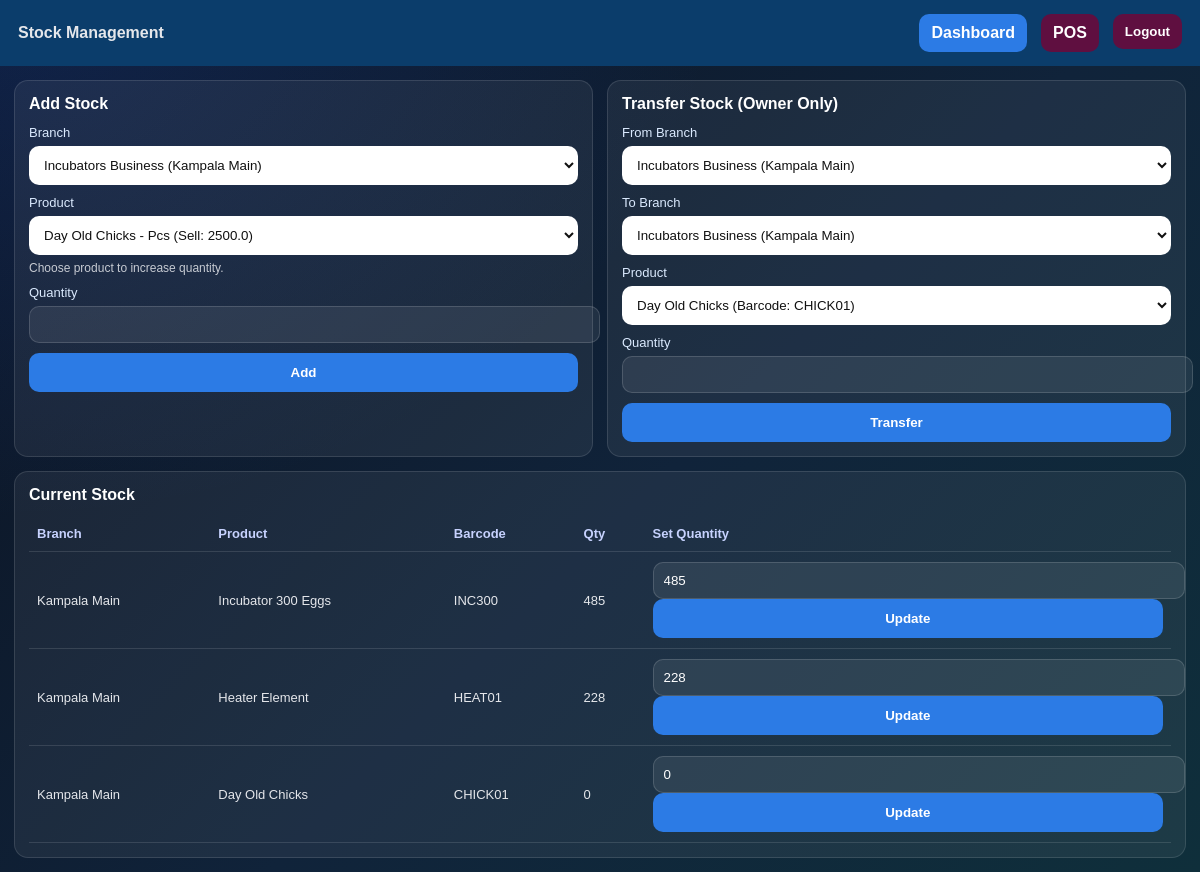
Page /stock/manage (signed in) on the committed database.
### tables this page shows
CREATE TABLE branch_stock (id INTEGER PRIMARY KEY, owner TEXT, business_type TEXT, branch_id INTEGER, product_id INTEGER, qty INTEGER);

CREATE TABLE branches (id INTEGER PRIMARY KEY, owner TEXT, business_type TEXT, name TEXT, district TEXT, phone TEXT, created_at TEXT);

CREATE TABLE products (id INTEGER PRIMARY KEY, name TEXT, category TEXT, unit TEXT, quantity INTEGER, buy_price REAL, sell_price REAL, business_type TEXT, owner TEXT, barcode TEXT);

### app.py (the view, shortened to what this page needs)
@app.route("/stock/manage", methods=["GET", "POST"])
def stock_manage():
    if not require_login():
        return redirect("/")
    owner, bt = get_session_owner_bt()
    my_branch = session.get("branch_id")
    if is_admin():
        branches, _ = run_query("SELECT * FROM branches WHERE owner=?", (owner,), fetch=True)
    else:
        branches, _ = run_query("SELECT * FROM branches WHERE owner=? AND id=?", (owner, my_branch), fetch=True)
    products, _ = run_query(
        "SELECT p.id, p.name, p.category, p.sell_price, p.unit, p.buy_price, p.sell_price, p.barcode "
        "FROM products p WHERE p.owner=? ORDER BY p.name",
        (owner,),
        fetch=True
    )
    if is_admin():
        stock, _ = run_query(
            "SELECT b.name, p.name, s.qty, s.branch_id, s.product_id, p.barcode "
            "FROM branch_stock s "
            "JOIN branches b ON b.id=s.branch_id "
            "JOIN products p ON p.id=s.product_id "
            "WHERE s.owner=?",
            (owner,),
            fetch=True
        )
    return render_template(
        "stock_manage.html",
        branches=branches,
        products=products,
        stock=stock,
        is_admin=is_admin(),
        is_owner=is_owner(),
        my_branch=my_branch
    )

### app.py (called while the page is built)
@app.after_request
def add_security_headers(response):
    response.headers["X-Content-Type-Options"] = "nosniff"
    response.headers["X-Frame-Options"] = "DENY"
    response.headers["Referrer-Policy"] = "strict-origin-when-cross-origin"
    if IS_PRODUCTION:
        response.headers["Strict-Transport-Security"] = "max-age=31536000"
    return response

def get_db():
    if 'db' not in g:
        if USE_POSTGRES:
            import psycopg2
            g.db = psycopg2.connect(DATABASE_URL)
        else:
            g.db = sqlite3.connect("sme.db", detect_types=sqlite3.PARSE_DECLTYPES)
            g.db.row_factory = sqlite3.Row
    return g.db

def run_query(q, params=(), fetch=False):
    db = get_db()
    if USE_POSTGRES:
        q = q.replace("?", "%s")
    cur = db.cursor()
    cur.execute(q, params)
    if fetch:
        return cur.fetchall(), None
    db.commit()
    return None, None

def require_login():
    return session.get("logged_in")

def get_session_owner_bt():
    return session.get("owner", "admin"), session.get("business_type", "Incubators Business")

def is_admin():
    return session.get("role") == "super_admin"

def is_owner():
    return is_admin() and session.get("user") == SECURE_ADMIN_USER

def get_csrf_token():
    if "_csrf_token" not in session:
        session["_csrf_token"] = secrets.token_urlsafe(32)
    return session["_csrf_token"]

@app.before_request
def protect_state_changes():
    if request.method in {"POST", "PUT", "PATCH", "DELETE"} and not valid_csrf_token():
        if request.is_json:
            return jsonify({"error": "Invalid or missing CSRF token"}), 400
        abort(400, description="Invalid or missing CSRF token")

@app.context_processor
def inject_csrf_token():
    return {"csrf_token": get_csrf_token()}

### templates/stock_manage.html (shortened to what this page needs)
<!doctype html>
<html lang="en">
<head>
</head>
<body>
  <div class="topbar">
    <div class="brand">Stock Management</div>
    <div class="nav">
      <a class="btn" href="/dashboard">Dashboard</a>
      <a class="btn btn-secondary" href="/pos">POS</a>
      <form method="post" action="/logout" class="d-inline"><input type="hidden" name="csrf_token" value="{{ csrf_token }}"><button class="btn btn-secondary" type="submit">Logout</button></form>
    </div>
  </div>
  <div class="wrap">
    <div class="grid">
      {% if is_owner %}
      <div class="card">
        <h2>Add Stock</h2>
        <form method="POST" action="/stock/manage">
          <div class="field">
            <label>Branch</label>
            {% if is_admin %}
              <select name="branch_id" required>
                {% for b in branches %}
                  <option value="{{ b[0] }}">{{ b[2] }} ({{ b[3] }})</option>
                {% endfor %}
              </select>
            {% else %}
              <select name="branch_id" disabled>
                <option value="{{ my_branch }}">Your Branch (ID {{ my_branch }})</option>
              </select>
              <input type="hidden" name="branch_id" value="{{ my_branch }}">
            {% endif %}
          </div>
          {% else %}
          <div class="card">
            <h2>Stock Editing</h2>
            <div class="subnote">Only the owner can add or edit stock quantities. You can view available stock here.</div>
          </div>
          {% endif %}
          <div class="field">
            <label>Product</label>
            <select name="product_id" required>
              {% for p in products %}
                <option value="{{ p[0] }}">{{ p[1] }} - {{ p[4] }} (Sell: {{ p[6] if p|length>6 else '' }})</option>
              {% endfor %}
            </select>
            <div class="subnote">Choose product to increase quantity.</div>
          </div>
          <div class="field">
            <label>Quantity</label>
            <input name="qty" type="number" min="1" required>
          </div>
          <button type="submit">Add</button>
        </form>
      </div>
      <div class="card">
        <h2>Transfer Stock (Owner Only)</h2>
        <form method="POST" action="/stock/manage">
          <div class="field">
            <label>From Branch</label>
            <select name="from_branch" {% if not is_owner %}disabled{% endif %} required>
              {% for b in branches %}
                <option value="{{ b[0] }}">{{ b[2] }} ({{ b[3] }})</option>
              {% endfor %}
            </select>
          </div>
          <div class="field">
            <label>To Branch</label>
            <select name="to_branch" {% if not is_owner %}disabled{% endif %} required>
              {% for b in branches %}
                <option value="{{ b[0] }}">{{ b[2] }} ({{ b[3] }})</option>
              {% endfor %}
            </select>
          </div>
          <div class="field">
            <label>Product</label>
            <select name="product_id" {% if not is_owner %}disabled{% endif %} required>
              {% for p in products %}
                <option value="{{ p[0] }}">{{ p[1] }} (Barcode: {{ p[7] if p|length>7 else '' }})</option>
              {% endfor %}
            </select>
          </div>
          <div class="field">
            <label>Quantity</label>
            <input name="qty" type="number" min="1" {% if not is_owner %}disabled{% endif %} required>
          </div>
          <button type="submit" {% if not is_owner %}disabled style="opacity:0.6; cursor:not-allowed;"{% endif %}>Transfer</button>
        </form>
      </div>
    </div>
    <div class="card" style="margin-top:14px;">
      <h2>Current Stock</h2>
      <table class="table">
        <thead>
          <tr>
            <th>Branch</th>
            <th>Product</th>
            <th>Barcode</th>
            <th>Qty</th>
            {% if is_owner %}<th>Set Quantity</th>{% endif %}
          </tr>
        </thead>
        <tbody>
          {% if stock %}
            {% for s in stock %}
              <tr>
                <td>{{ s[0] }}</td>
                <td>{{ s[1] }}</td>
                <td>{{ s[5] if s|length>5 else '' }}</td>
                <td>{{ s[2] }}</td>
                {% if is_owner %}
                <td>
                  <form method="POST" action="/stock/manage" class="d-flex gap-2">
                    <input name="qty" type="number" min="0" value="{{ s[2] }}" required aria-label="Set stock quantity for {{ s[1] }}">
                    <button type="submit">Update</button>
                  </form>
                </td>
                {% endif %}
              </tr>
            {% endfor %}
          {% else %}
            <tr><td colspan="{% if is_owner %}5{% else %}4{% endif %}">No stock recorded.</td></tr>
          {% endif %}
        </tbody>
      </table>
    </div>
  </div>
</body>
</html>

### templates/stock_manage.html (style rules this page uses)
body { font-family: Arial, sans-serif; margin:0; background:radial-gradient(ellipse at top left, rgba(37,99,235,.2), transparent 42%), linear-gradient(135deg,#0b1220 0%,#10233a 55%,#0f2f3b 100%); background-attachment:fixed; min-height:100vh; color:#e5e7eb; }
.topbar { padding:14px 18px; background:#0B3D6B; display:flex; align-items:center; justify-content:space-between; gap:12px; }
.brand { font-weight:800; }
.nav { display:flex; gap:14px; flex-wrap:wrap; justify-content:flex-end; }
a { color:#93c5fd; text-decoration:none; }
.btn { display:inline-block; padding:10px 12px; border-radius:10px; background:#2C7BE5; color:#fff; font-weight:700; }
.btn-secondary { background:#5F0F40; }
.wrap { padding:14px; max-width:1200px; margin:0 auto; }
.grid { display:grid; grid-template-columns: 1fr 1fr; gap:14px; }
.card { background:rgba(255,255,255,0.06); border:1px solid rgba(255,255,255,0.12); border-radius:14px; padding:14px; }
h2 { margin:0 0 12px; font-size:16px; color:#fff; }
.field { margin:10px 0; }
label { display:block; font-size:13px; margin-bottom:6px; color:#dbeafe; }
select, input { width:100%; padding:10px; border-radius:10px; border:1px solid rgba(255,255,255,0.15); background:rgba(255,255,255,0.08); color:#fff; }
select, select option { background-color:#fff; color:#111; }
button { width:100%; padding:12px; border:none; border-radius:10px; background:#2C7BE5; color:#fff; font-weight:800; cursor:pointer; }
.table { width:100%; border-collapse:collapse; margin-top:10px; }
.table th, .table td { padding:10px 8px; border-bottom:1px solid rgba(255,255,255,0.12); font-size:13px; }
.table th { text-align:left; color:#c7d2fe; }
.subnote { opacity:0.85; font-size:12px; margin-top:6px; }

### rows in the picture
branch_stock: name "Kampala Main", name "Incubator 300 Eggs", barcode "INC300", qty "485"
branch_stock: name "Kampala Main", name "Heater Element", barcode "HEAT01", qty "228"
branch_stock: name "Kampala Main", name "Day Old Chicks", barcode "CHICK01", qty "0"

### other values in the picture
form field branch_id "Incubators Business (Kampala Main)"
form field product_id "Day Old Chicks - Pcs (Sell: 2500.0)"
form field from_branch "Incubators Business (Kampala Main)"
form field to_branch "Incubators Business (Kampala Main)"
form field product_id "Day Old Chicks (Barcode: CHICK01)"
